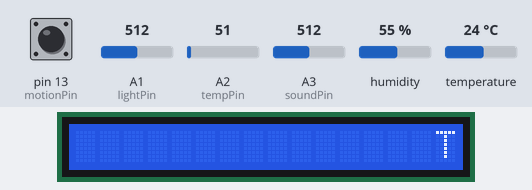
A sketch run on a simulated Arduino Uno, built with avr-gcc and run on an emulated ATmega328P. Parts: 16×1 character LCD. The inputs (shaded band) are chosen by the test bench; at power-on: pin 13 (motionPin) HIGH, A1 (lightPin) = 512, A2 (tempPin) = 51, A3 (soundPin) = 512, humidity 55 %, temperature 24 °C. What the sketch prints to the serial monitor is not drawn.

Above: at 2.26 s.
At 8.56 s:
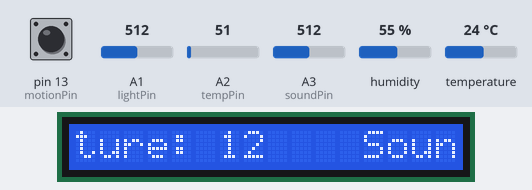
At 14.87 s:
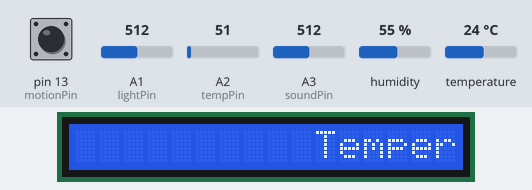
At 21.17 s:
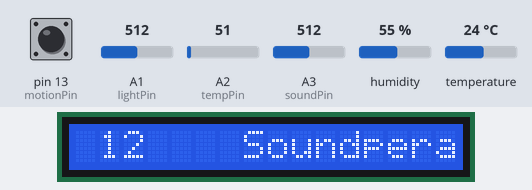
At 27.7 s:
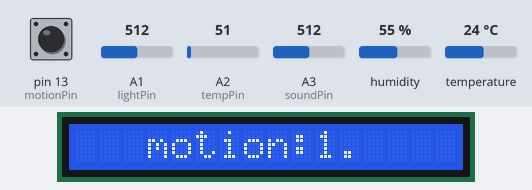
At 39.73 s:
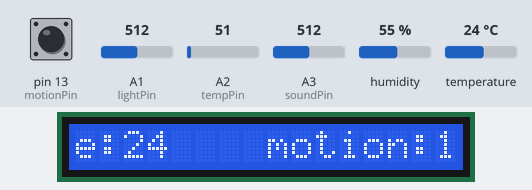

Measured:
- what the display in image 4 shows lasts 2.4 s, from 27.6 s to 30.0 s

The sketch:

Sensors.ino
```cpp
#include <LiquidCrystal.h>

#include <Wire.h>
#include <SparkFunHTU21D.h>

#define soundPin A3
#define tempPin A2
#define lightPin A1
#define motionPin 13
#define Epin 8
#define Rs 7
#define D7 9
#define D6 10
#define D5 12
#define D4 11

float tempSlope;
float tempIntercept;
float soundSlope;
float soundIntercept;
float lightSlope;
float lightIntercept;
char * buffer;
HTU21D myHumidity;
LiquidCrystal lcd(Rs, Epin, D4, D5, D6, D7);
void setup() {
  // put your setup code here, to run once:
  tempSlope = 20 * ((float)1024/5000);
  tempIntercept = 0;
  lightSlope = ((float)1/69);
  lightIntercept = -4.78;
  Serial.begin(9600);
  pinMode(motionPin, INPUT);
  delay(2000);
  buffer = (char*)malloc(sizeof(char)*200);
  myHumidity.begin();
  lcd.begin(16, 1);
  // set the display to automatically scroll:
  lcd.autoscroll();
  lcd.setCursor(16, 0);
}

/**@params analogInput this is the
 * analog reading of the temperatire sensor pin
 * @return temperature in Celcius
 */
float getTemperature(int analogInput){
  return (analogInput - tempIntercept) /tempSlope;
}

int getSound(int analogInput){
  return (analogInput);
}

//returns light on a scale of 0 to 10
//0 total darkness, 10 light directly on it
int getLight(int analogInput){
  float returnValue = lightSlope * analogInput + lightIntercept;
  if(returnValue < 0)
    return 0;
  else if(returnValue > 10)
    return 10;
  else
    return ((int)returnValue);
}
void loop() {
  // put your main code here, to run repeatedly:
  int motion = digitalRead(motionPin);
  sprintf(buffer, "Temperature: %d\tSound: %d\t Light:%d\tHumidity: %d\tTemperature:%d\tmotion:%d.\t",
    (int)getTemperature(analogRead(tempPin)),
    getSound(analogRead(soundPin)),
    getLight(analogRead(lightPin)),
    (int)myHumidity.readHumidity(),
    (int)myHumidity.readTemperature(),
    motion
    );
  Serial.println(buffer);
  int i = 0;
  while(buffer[i] != 0){
    if(buffer[i] != '\t')
      lcd.print(buffer[i]);
    else{
      lcd.print(' ');
      delay(200);
      lcd.print(' ');
      delay(200);
      lcd.print(' ');
      delay(200);
      lcd.print(' ');
    }
    delay(300);
    i++;
  }
//  // turn off automatic scrolling
//  lcd.noAutoscroll();
  if(motion == LOW)
    delay(2000);
  delay(2000);
}
```
